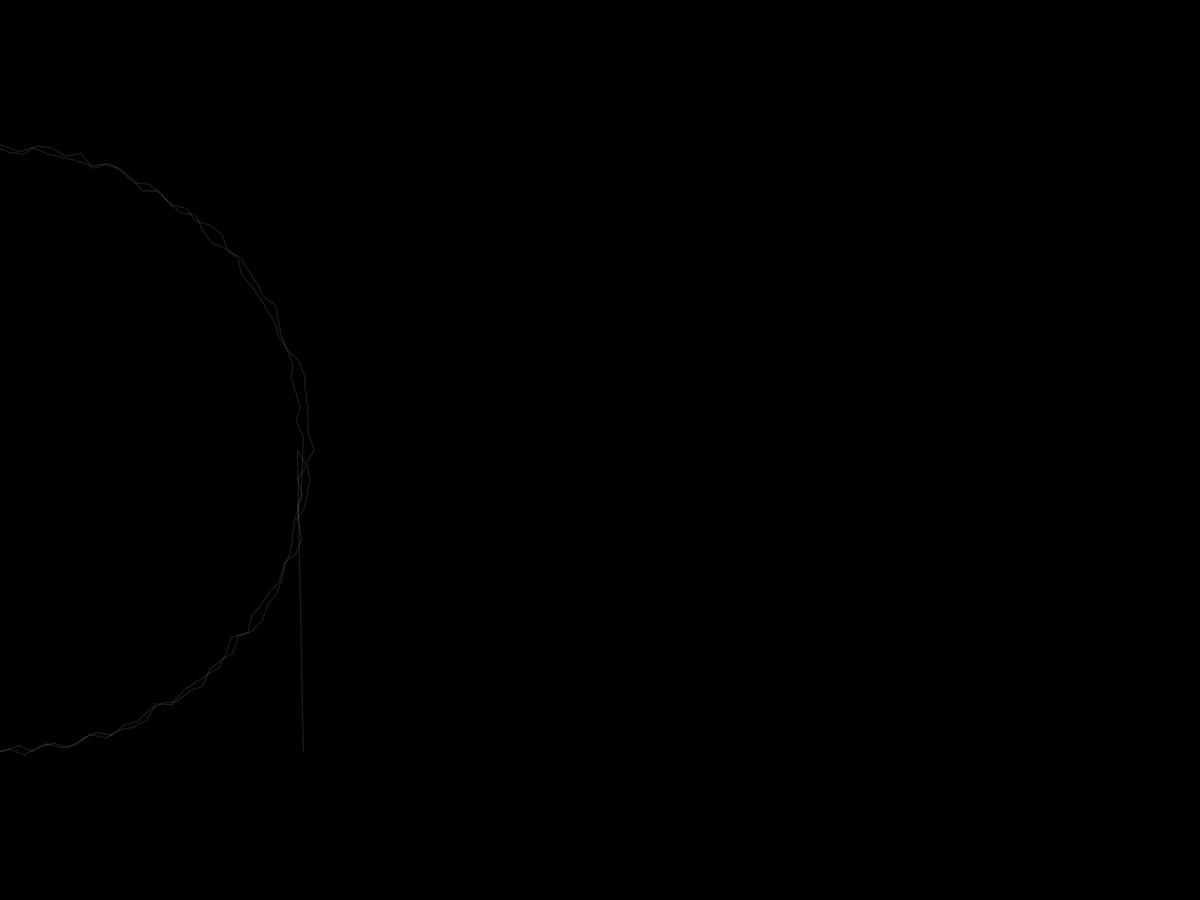
Frame 1 (no input)
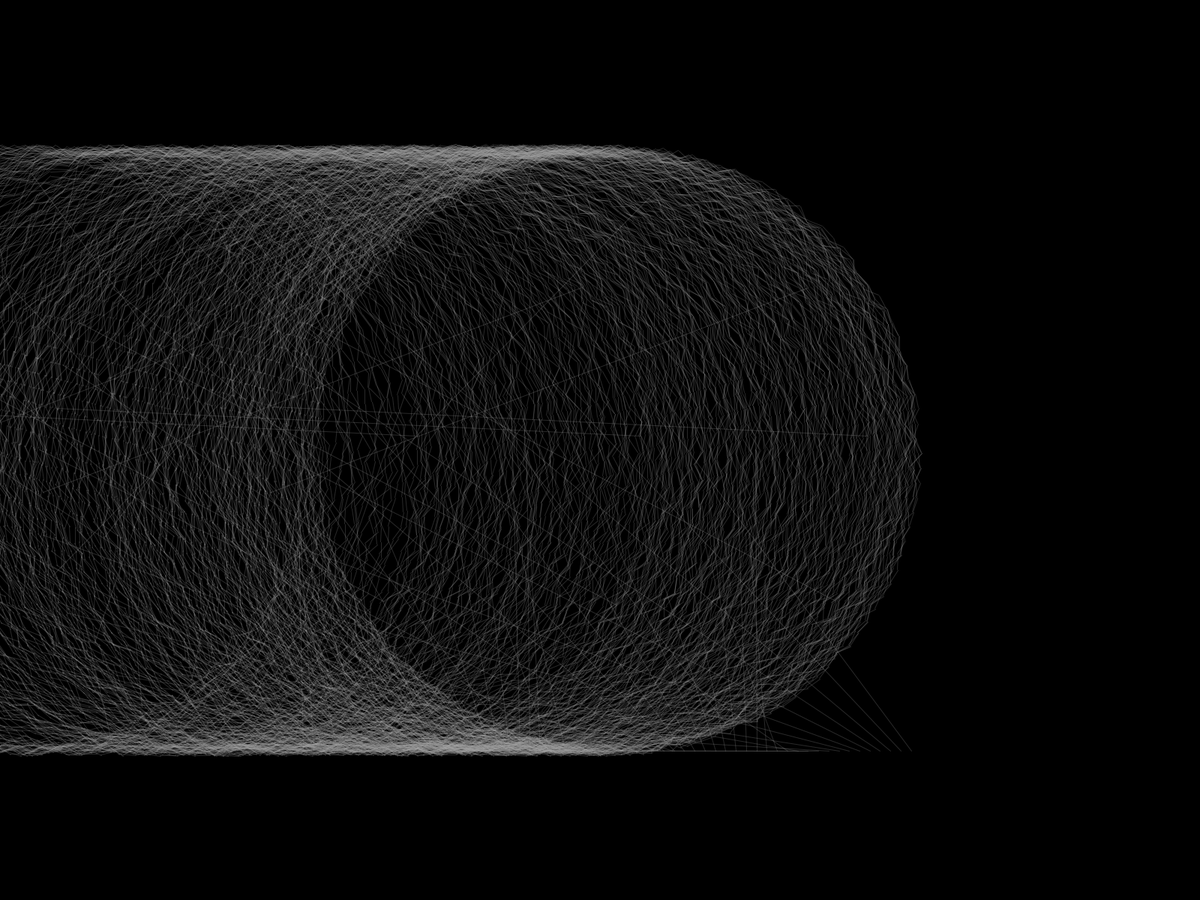
Frame 60 (the mouse pressed at the canvas centre just before this capture)
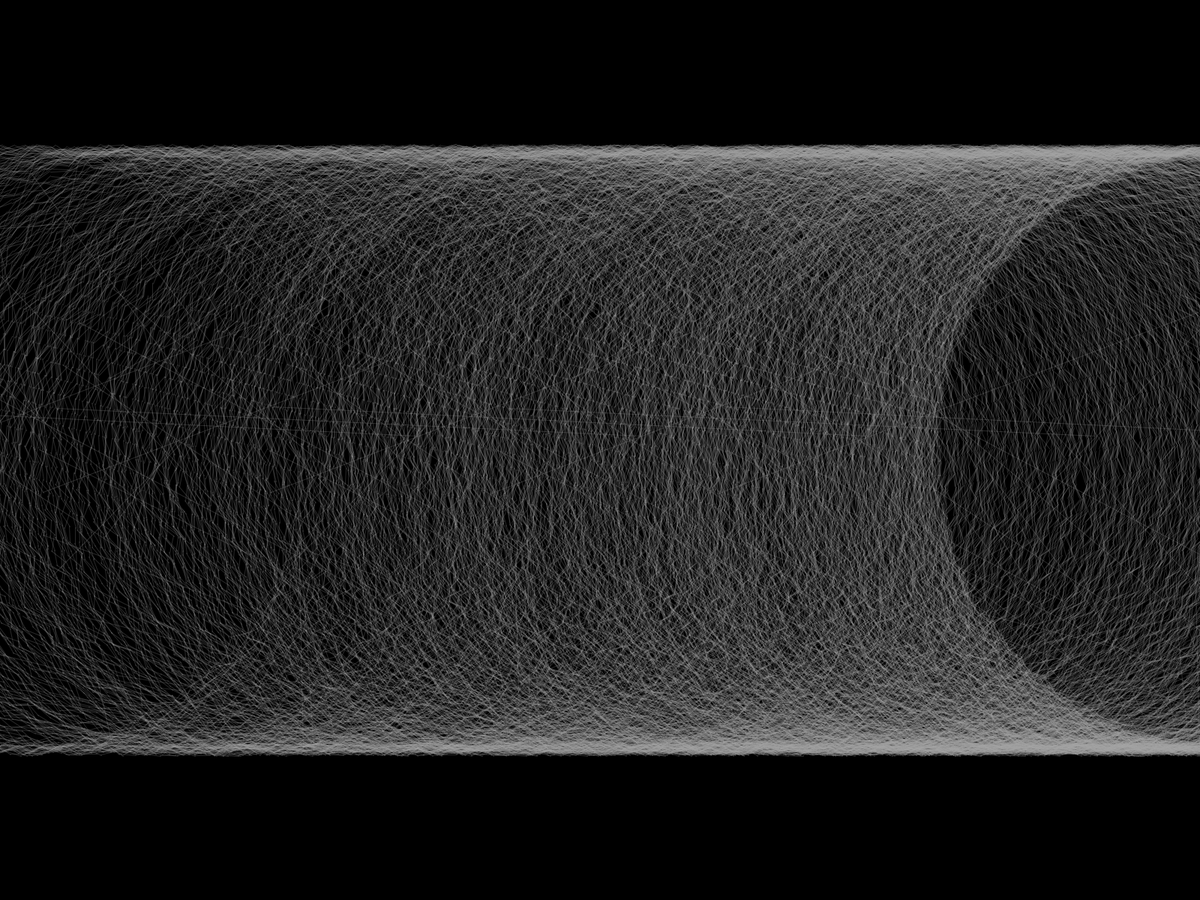
Frame 120 (the mouse held since frame 60 and released just before this capture)

The Processing sketch that drew these frames (run headless with seeded random() and noise(); from frame 60 on, the mouse is pressed at the canvas centre):

// Processing sketch: LawnUnmower
// ── LawnUnmower.pde
/**
 * Constants
 */

private static final int NUM_OF_BEAMS = 128;

private static final float ANGLE_OFFSET_DELTA = TWO_PI / 44f;

private static final int REVS_PER_WALK = 233;

private static final int MAX_ALPHA = 64;

private static final int CYCLES_PER_FRAME = 2;

/**
 * Values
 */

private float maxJitter;

private float pointRadius;

private float angleOffset = 0f;

private float centerX;

private float centerY;

/**
 * Lifecycle
 */

void setup() {
  //size(1920, 1080);
  fullScreen();
  // fullScreen(2);
  background(0);

  setMaxJitter();
  setPointRadius();
  configurePaint();

  setCenterX();
  centerY = height / 2f;
}

void draw() {
  //background(0);

  final float angularDistance = TWO_PI / (float) NUM_OF_BEAMS;

  float lastX = centerX + pointRadius; 
  float lastY = centerY + pointRadius;

  for (int cycleCounter = 0; cycleCounter < CYCLES_PER_FRAME; cycleCounter++) {
    for (float angle = 0f; angle < TWO_PI + angleOffset; angle += angularDistance) {
      pointRadius += getJitter();
      line(
        lastX + 1f, 
        lastY + 1f, 
        lastX = centerX + (cos(angle + angleOffset) * pointRadius), 
        lastY = centerY + (sin(angle + angleOffset) * pointRadius)
        );

      if (pointRadius > (width / 8f) || pointRadius < (width / 16f)) {
        setPointRadius();
      }
      //else if (millis() % 333 == 0) {
      //  setMaxJitter();
      //} else if (millis() % 128 == 0) {
      //  configurePaint();
      //}
    }

    angleOffset += ANGLE_OFFSET_DELTA;
    centerX += width / (float) REVS_PER_WALK;
    if (centerX >= width + pointRadius) {
      setCenterX();
      configurePaint();
    }
  }
}

private void setPointRadius() {
  pointRadius = width / 4f;
}

private void setCenterX() {
  centerX = getJitter();
}

private void configurePaint() {
  noFill();
  stroke(getRandomColorWithAlpha(MAX_ALPHA));
}

private void setMaxJitter() {
  //maxJitter = 16f + width / random(64);
  maxJitter = 16f;
}

private float getJitter() {
  return (maxJitter / 2f) - random(maxJitter);
}

private color getRandomColorWithAlpha(final int alpha) {
  final int brightness = (int) random(255f);
  return color(
    brightness, //(int) random(255), 
    brightness, //(int) random(255), 
    brightness, //(int) random(255), 
    alpha
    );
}
